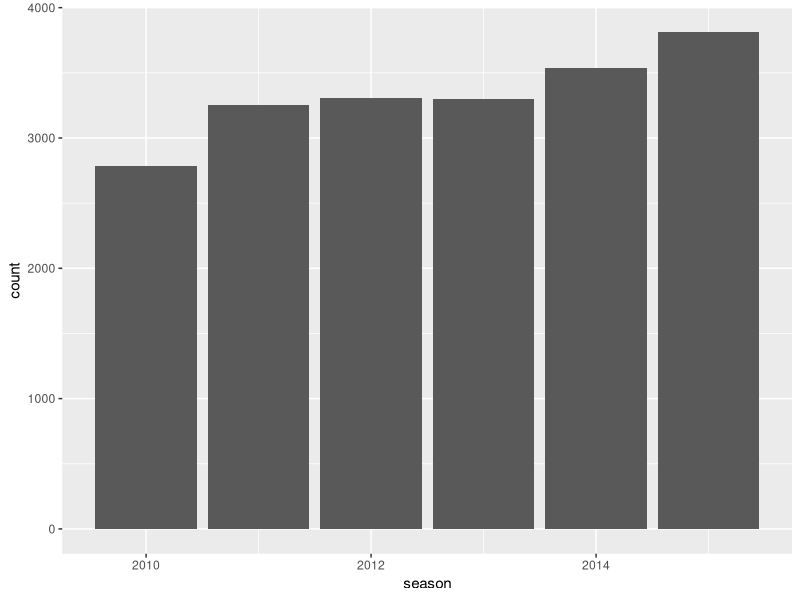
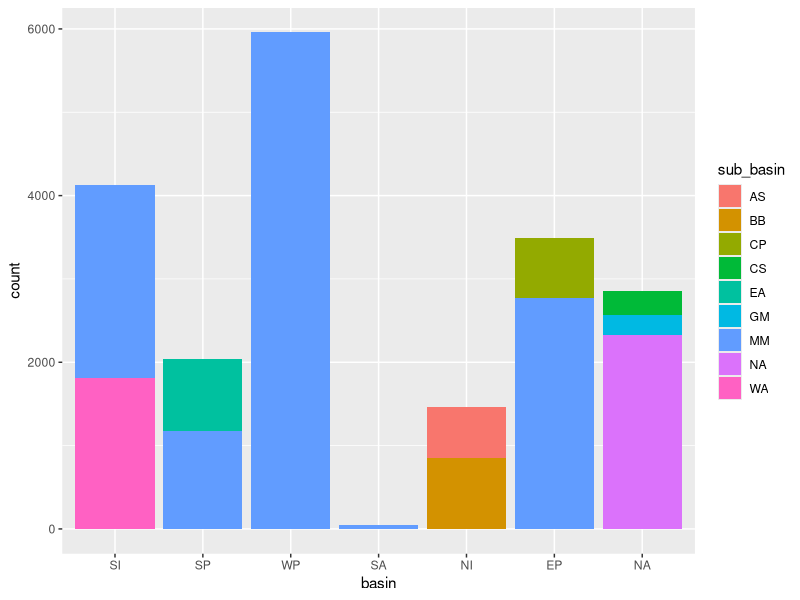

Generate these figures, in order, with R: (Note: this script raises an error after producing the figures.)
## ---- chunk 1
library(ggplot2)
library(dplyr)
library(readr)
library(lubridate)
knitr::opts_chunk$set(echo = TRUE, fig.path = '/Users/victoriatovmasyan/Documents/statsrepo/IBTrACS/images/')
## ---- chunk 2
dat <- read_csv("../data/ibtracs-2010-2015.csv", skip = 1, na = c("-999.","-1.0","0.0"), col_names = c("serial_num","season","num","basin","sub_basin","name","iso_time","nature","latitude","longitude","wind","press"), col_types = cols("c","i","c","f","c","c","c","c","d","d","d","d"))
dat2 <- mutate(dat,month=month(dat$iso_time,label=TRUE))
## ---- chunk 3
ggplot(dat,aes(x=season))+geom_bar()
## ---- chunk 4
ggplot(dat,aes(x=basin))+geom_bar(aes(fill=sub_basin))
## ---- chunk 5
knitr::include_graphics('../images/map-all-storms.png')
